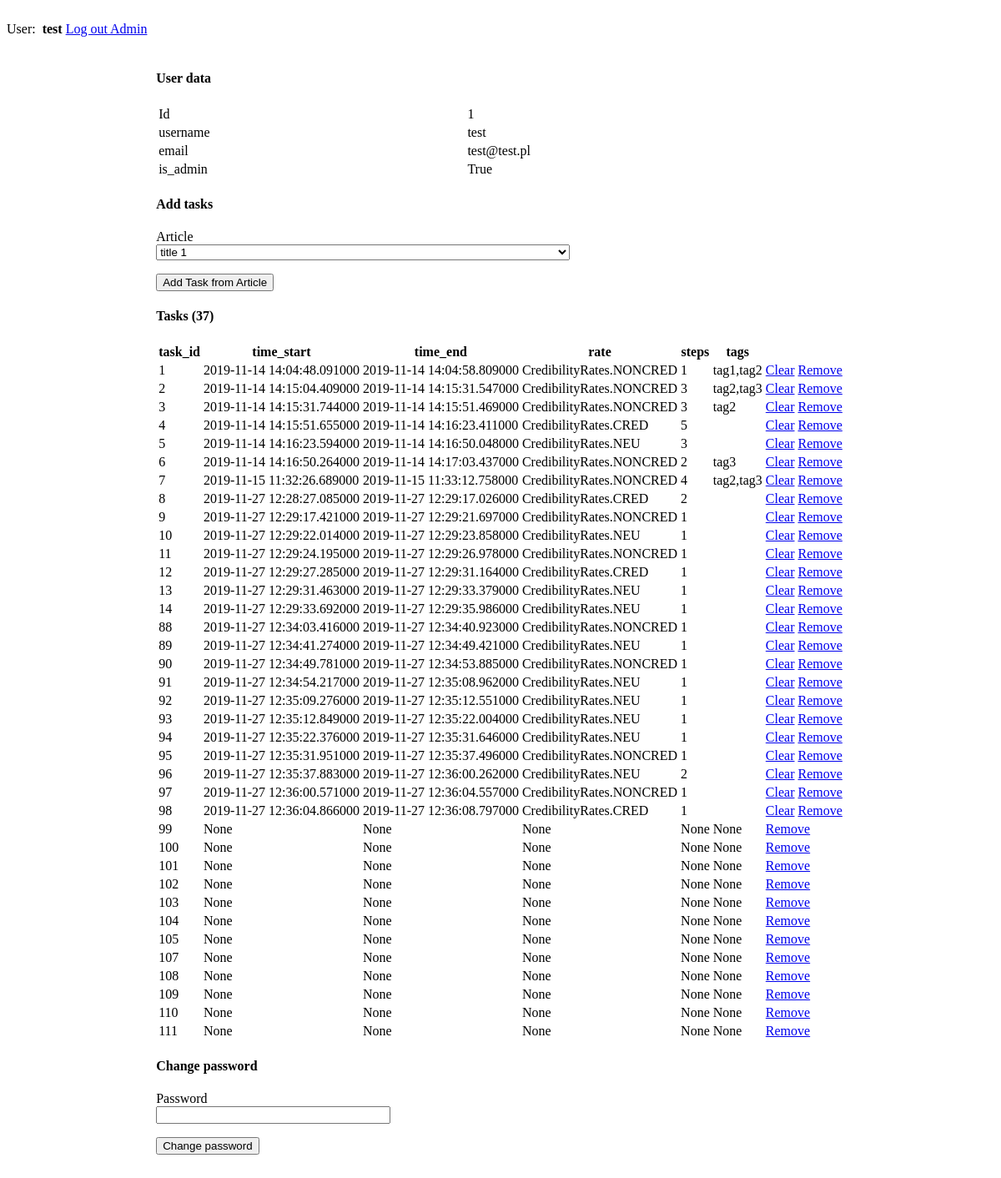
The page /admin/user/1 (signed in) on the database its author committed.
### app/models.py (models this page shows, shortened)
class User(UserMixin, db.Model):
    id = db.Column(db.Integer, primary_key=True)
    username = db.Column(db.String(64), index=True, unique=True)
    email = db.Column(db.String(120), index=True, unique=True)
    password_hash = db.Column(db.String(128))
    is_admin = db.Column(db.Boolean, default=False)
    tasks = db.relationship('Task', backref='user')
    @property
    def is_authenticated(self):
        return True

class Task(db.Model):
    task_id = db.Column(db.Integer, primary_key=True)
    sentence_id = db.Column(db.Integer, db.ForeignKey('sentence.sentence_id'), unique=True)
    user_id = db.Column(db.Integer, db.ForeignKey('user.id'))
    time_start = db.Column(db.DateTime)
    time_end = db.Column(db.DateTime)
    rate = db.Column(db.Enum(CredibilityRates))
    steps = db.Column(db.Integer)
    tags = db.Column(db.String(200))

### app/admin/routes.py (the view)
@bp_admin.route('/user/<int:user_id>', methods=['GET', 'POST'])
@login_required
def user_details(user_id):
    if not current_user.is_admin:
        return redirect("/")
    articles = Article.query.filter(Article.title is not None).all()
    arts = [(i.article_id, i.title) for i in articles]
    form = ChangePasswordForm()
    taskForm = UserTaskForm()
    taskForm.article.choices = arts
    user = User.query.filter_by(id=user_id).outerjoin(Task).first()
    if not user:
        flash('User not found')
        return redirect(url_for('admin'))
    return render_template(
        'user_admin.html',
        itle=user.username,
        user=user,
        form=form,
        taskForm=taskForm,
        articles=articles
    )

### app/admin/forms.py
class ChangePasswordForm(FlaskForm):
    password = PasswordField('Password', validators=[DataRequired()])
    submit = SubmitField('Change password')

class UserTaskForm(FlaskForm):
    article = SelectField('Article', choices=[], coerce=int)
    submit = SubmitField('Add Task from Article')

### app/__init__.py (called while the page is built)
@login_manager.user_loader
def load_user(user_id):
    return models.User.query.get(user_id)

### app/admin/templates/user_admin.html (shortened to what this page needs)
{% extends "base.html" %}
{% block content %}
<div>
    <h4>User data</h4>
    <table class="mdl-data-table mdl-data-table--selectable mdl-shadow--2dp admin-user-table">
        <tbody>
            <tr>
                <td>Id</td>
                <td>{{ user.id }}</td>
            </tr>
            <tr>
                <td>username</td>
                <td>{{ user.username }}</td>
            </tr>
            <tr>
                <td>email</td>
                <td>{{ user.email }}</td>
            </tr>
            <tr>
                <td>is_admin</td>
                <td>{{ user.is_admin }}</td>
            </tr>
        </tbody>
    </table>
    <h4>Add tasks</h4>
    <form action="{{ url_for('admin.add_tasks', user_id=user.id) }}" method="post" novalidate>
        <div class="mdl-textfield mdl-js-textfield mdl-textfield--floating-label">
            {{ taskForm.article.label(class_="mdl-textfield__label") }}<br>
            {{ taskForm.article(class_="mdl-textfield__input") }}
        </div>
        <p>{{ taskForm.submit(class_="mdl-button mdl-js-button mdl-button--raised mdl-button--colored") }}</p>
    </form>
    {%  if user.tasks.__len__() > 0 %}
        <h4>Tasks ({{ user.tasks.__len__() }})</h4>
        <table class="mdl-data-table mdl-data-table--selectable mdl-shadow--2dp admin-user-table">
            <thead>
            <th>task_id</th>
            <th>time_start</th>
            <th>time_end</th>
            <th>rate</th>
            <th>steps</th>
            <th>tags</th>
            <th></th>
            </thead>
            <tbody>
            {% for task in user.tasks %}
                <tr>
                    <td>{{ task.task_id }}</td>
                    <td>{{ task.time_start }}</td>
                    <td>{{ task.time_end}}</td>
                    <td>{{ task.rate}}</td>
                    <td>{{ task.steps}}</td>
                    <td>{{ task.tags}}</td>
                    <td>
                       {% if(task.rate) %}
                           <a href="{{ url_for('admin.clear_task', user_id=user.id, task_id=task.task_id) }}">Clear</a>
                        {% endif %}
                        <a href="{{ url_for('admin.remove_task', user_id=user.id, task_id=task.task_id) }}">Remove</a>
                    </td>
                </tr>
            {% endfor %}
            </tbody>
        </table>
    {% endif %}
    <h4>Change password</h4>
    <form action="{{ url_for('admin.change_password', user_id=user.id) }}" method="post" novalidate>
        <div class="mdl-card__supporting-text">
            <div class="mdl-textfield mdl-js-textfield">
                {{ form.password.label(class_="mdl-textfield__label") }}<br>
                {{ form.password(size=32, class_="mdl-textfield__input") }}
            </div>
            <p>{{ form.submit(class_="mdl-button mdl-js-button mdl-button--raised mdl-button--colored") }}</p>
        </div>
    </form>
</div>
{% endblock %}

### app/templates/base.html (shortened to what this page needs)
<!DOCTYPE html>
<html>
    <head>
        <link rel="stylesheet" href="https://code.getmdl.io/1.3.0/material.blue-pink.min.css" />
        <link rel="stylesheet" href="{{ url_for('static', filename='css/main.css') }}">
    </head>
    <body class="mdl-color--grey-100">
        <div class="mdl-layout mdl-js-layout mdl-layout--fixed-header">
            <header class="mdl-layout__header">
                <div class="mdl-layout__header-row">
                    <a class="main-title" href="{{ url_for("index") }}" class="mdl-layout-title">Credibility of the medical web content</a>
                    <nav class="mdl-navigation mdl-layout--large-screen-only">
                        {% if current_user.is_authenticated %}
                            User: <strong>&nbsp;{{ current_user.username }}</strong>
                            <a class="mdl-navigation__link" href="{{ url_for('logout') }}">
                                Log out
                            </a>
                            {% if current_user.is_admin %}
                                <a class="mdl-navigation__link" href="{{ url_for('admin.admin') }}">
                                    Admin
                                </a>
                            {%  endif %}
                        {% endif %}
                    </nav>
                </div>
            </header>
            <main class="mdl-layout__content">
                <div class="page-content">
                    {% block content %}{% endblock %}
                </div>
            </main>
        </div>
    </body>
</html>

### app/static/css/main.css (style rules this page uses)
.page-content { display: flex; justify-content: center; padding: 20px 0; }
.admin-user-table { width: 100%; }
.main-title { color: #fff; text-decoration: none; }

### rows shown on the page
User: username "test", id "1", email "test@test.pl", is_admin "True"
Task: task_id "1", time_start "2019-11-14 14:04:48.091000", time_end "2019-11-14 14:04:58.809000", rate "CredibilityRates.NONCRED", steps "1", tags "tag1,tag2"
Task: task_id "2", time_start "2019-11-14 14:15:04.409000", time_end "2019-11-14 14:15:31.547000", rate "CredibilityRates.NONCRED", steps "3", tags "tag2,tag3"
Task: task_id "3", time_start "2019-11-14 14:15:31.744000", time_end "2019-11-14 14:15:51.469000", rate "CredibilityRates.NONCRED", steps "3", tags "tag2"
Task: task_id "4", time_start "2019-11-14 14:15:51.655000", time_end "2019-11-14 14:16:23.411000", rate "CredibilityRates.CRED", steps "5"
Task: task_id "5", time_start "2019-11-14 14:16:23.594000", time_end "2019-11-14 14:16:50.048000", rate "CredibilityRates.NEU", steps "3"
Task: task_id "6", time_start "2019-11-14 14:16:50.264000", time_end "2019-11-14 14:17:03.437000", rate "CredibilityRates.NONCRED", steps "2", tags "tag3"
Task: task_id "7", time_start "2019-11-15 11:32:26.689000", time_end "2019-11-15 11:33:12.758000", rate "CredibilityRates.NONCRED", steps "4", tags "tag2,tag3"
Task: task_id "8", time_start "2019-11-27 12:28:27.085000", time_end "2019-11-27 12:29:17.026000", rate "CredibilityRates.CRED", steps "2"
Task: task_id "9", time_start "2019-11-27 12:29:17.421000", time_end "2019-11-27 12:29:21.697000", rate "CredibilityRates.NONCRED", steps "1"
Task: task_id "10", time_start "2019-11-27 12:29:22.014000", time_end "2019-11-27 12:29:23.858000", rate "CredibilityRates.NEU", steps "1"
Task: task_id "11", time_start "2019-11-27 12:29:24.195000", time_end "2019-11-27 12:29:26.978000", rate "CredibilityRates.NONCRED", steps "1"
Task: task_id "12", time_start "2019-11-27 12:29:27.285000", time_end "2019-11-27 12:29:31.164000", rate "CredibilityRates.CRED", steps "1"
Task: task_id "13", time_start "2019-11-27 12:29:31.463000", time_end "2019-11-27 12:29:33.379000", rate "CredibilityRates.NEU", steps "1"
Task: task_id "14", time_start "2019-11-27 12:29:33.692000", time_end "2019-11-27 12:29:35.986000", rate "CredibilityRates.NEU", steps "1"
Task: task_id "88", time_start "2019-11-27 12:34:03.416000", time_end "2019-11-27 12:34:40.923000", rate "CredibilityRates.NONCRED", steps "1"
Task: task_id "89", time_start "2019-11-27 12:34:41.274000", time_end "2019-11-27 12:34:49.421000", rate "CredibilityRates.NEU", steps "1"
Task: task_id "90", time_start "2019-11-27 12:34:49.781000", time_end "2019-11-27 12:34:53.885000", rate "CredibilityRates.NONCRED", steps "1"
Task: task_id "91", time_start "2019-11-27 12:34:54.217000", time_end "2019-11-27 12:35:08.962000", rate "CredibilityRates.NEU", steps "1"
Task: task_id "92", time_start "2019-11-27 12:35:09.276000", time_end "2019-11-27 12:35:12.551000", rate "CredibilityRates.NEU", steps "1"
Task: task_id "93", time_start "2019-11-27 12:35:12.849000", time_end "2019-11-27 12:35:22.004000", rate "CredibilityRates.NEU", steps "1"
Task: task_id "94", time_start "2019-11-27 12:35:22.376000", time_end "2019-11-27 12:35:31.646000", rate "CredibilityRates.NEU", steps "1"
Task: task_id "95", time_start "2019-11-27 12:35:31.951000", time_end "2019-11-27 12:35:37.496000", rate "CredibilityRates.NONCRED", steps "1"
Task: task_id "96", time_start "2019-11-27 12:35:37.883000", time_end "2019-11-27 12:36:00.262000", rate "CredibilityRates.NEU", steps "2"
Task: task_id "97", time_start "2019-11-27 12:36:00.571000", time_end "2019-11-27 12:36:04.557000", rate "CredibilityRates.NONCRED", steps "1"
Task: task_id "98", time_start "2019-11-27 12:36:04.866000", time_end "2019-11-27 12:36:08.797000", rate "CredibilityRates.CRED", steps "1"
Task: task_id "99", time_start "None", time_end "None", rate "None", steps "None", tags "None"
Task: task_id "100", time_start "None", time_end "None", rate "None", steps "None", tags "None"
Task: task_id "101", time_start "None", time_end "None", rate "None", steps "None", tags "None"
Task: task_id "102", time_start "None", time_end "None", rate "None", steps "None", tags "None"
Task: task_id "103", time_start "None", time_end "None", rate "None", steps "None", tags "None"
Task: task_id "104", time_start "None", time_end "None", rate "None", steps "None", tags "None"
Task: task_id "105", time_start "None", time_end "None", rate "None", steps "None", tags "None"
Task: task_id "107", time_start "None", time_end "None", rate "None", steps "None", tags "None"
Task: task_id "108", time_start "None", time_end "None", rate "None", steps "None", tags "None"
Task: task_id "109", time_start "None", time_end "None", rate "None", steps "None", tags "None"
Task: task_id "110", time_start "None", time_end "None", rate "None", steps "None", tags "None"
Task: task_id "111", time_start "None", time_end "None", rate "None", steps "None", tags "None"

### other values the page prints
{{ taskForm.article.label(class_="mdl-textfield__label") }} "Article"
{{ user.tasks.__len__() }} "37"
